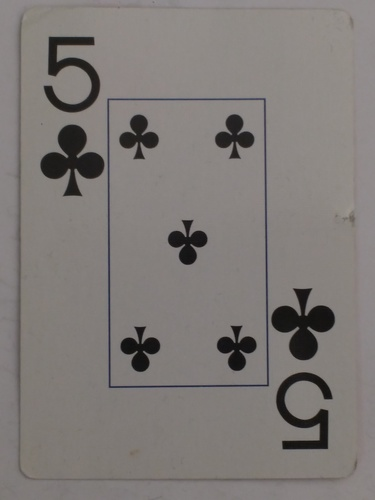
#> input picture dev/Traffic_Light_Colour_Detector/card_reference_resized.jpg, 375 x 500 px
$ python Traffic_Light_Colour_Detector.py   (Python 2 division)
#> lines starting #> are read from the running program, lines starting #| are printed output that depends on the picture
import cv2
import numpy as np
from matplotlib import pyplot as plt
import time
from math import hypot


def resize_image(img, height):
    """
    Resizes an image to the specified height
    """
    ratio = float(height) / img.shape[0]
    dim = (int(img.shape[1]*ratio),height)

    resized = cv2.resize(img, dim, interpolation=cv2.INTER_AREA)
    return resized


def get_ROI(img, points):
    """
    Returns image after being cropped to coordinates defined by the list points
    """
    x_list = []
    y_list = []
    for i in range(0,len(points),2):
        x_list.append(points[i])
    for i in range(1,len(points),2):
        y_list.append(points[i])

    tl = (min(x_list),min(y_list))
    br = (max(x_list),max(y_list))

    roi = img[tl[1]:br[1], tl[0]:br[0]]

    # print("top left coords: " + str(tl))
    # print("bottom right coords: " + str(br))

    return roi

def match_features(reference, query, min_match_count = 10):
    """
    Returns list of destination points
    """
    try:
        ref_grey = cv2.cvtColor(reference, cv2.COLOR_BGR2GRAY)
    except:
        ref_grey = reference
    try:
        query_grey = cv2.cvtColor(query, cv2.COLOR_BGR2GRAY)
    except:
        query_grey = query

    sift = cv2.xfeatures2d.SIFT_create()

    kp1, des1 = sift.detectAndCompute(query_grey,None)
    kp2, des2 = sift.detectAndCompute(ref_grey,None)

    FLANN_INDEX_KDTREE = 0
    index_params = dict(algorithm = FLANN_INDEX_KDTREE, trees = 5)
    search_params = dict(checks = 50)

    flann = cv2.FlannBasedMatcher(index_params, search_params)

    matches = flann.knnMatch(des1,des2,k=2)

    good = []
    for m,n in matches:
        if m.distance < 0.7*n.distance:
            good.append(m)

    if len(good)>min_match_count:
        src_pts = np.float32([ kp1[m.queryIdx].pt for m in good ]).reshape(-1,1,2)
        dst_pts = np.float32([ kp2[m.trainIdx].pt for m in good ]).reshape(-1,1,2)

        M, mask = cv2.findHomography(src_pts, dst_pts, cv2.RANSAC,5.0)
        matchesMask = mask.ravel().tolist()

        h,w = query_grey.shape
        pts = np.float32([ [0,0],[0,h-1],[w-1,h-1],[w-1,0] ]).reshape(-1,1,2)
        dst = cv2.perspectiveTransform(pts,M)

        dst_list = dst.ravel().tolist()
    else:
        dst_list = []

    for i,pnt in enumerate(dst_list):
        dst_list[i] = int(pnt)

    # print dst_list

    return dst_list

def find_circles(img):
    try:
        grey = cv2.cvtColor(img, cv2.COLOR_BGR2GRAY)
    except:
        grey = img
    circles = cv2.HoughCircles(grey, cv2.HOUGH_GRADIENT, 1.2, 20)
    try:
        circles = np.uint16(np.around(circles))
        circle_list = []
        for circle in circles[0,:]:
            circle_list.append(circle.ravel().tolist())
    except:
        circle_list = []

    return circle_list


def get_colour_bgr(img, point):
    """
    Returns the colour in BGR format for an image at a specified point (x,y)
    """
    colour = img[point[0]][point[1]].ravel().tolist()
    return colour


def get_colour_hsv(img, point):
    """
    Returns the colour in BGR format for an image at a specified point (x,y)
    """
    try:
        img_hsv = cv2.cvtColor(img, cv2.COLOR_BGR2HSV)
    except:
        img_hsv = img
    colour = img[point[0]][point[1]].ravel().tolist()
    colour[0] = int(colour[0]*2)
    colour[1] = int(colour[1]/255.0*100.0)
    colour[2] = int(colour[2]/255.0*100.0)
    return colour


def draw_circle(img, point, radius=25, colour=(0,255,0)):
    cv2.circle(img, point, radius, colour, -1)
    return img


def draw_all_circles(img, circles, colour=(0,255,0)):
    for circle in circles:
        cv2.circle(img, (circle[0],circle[1]), circle[2], colour,1)

def mask_all_circles(img, circles):
    """
    Returns image where the area outside of each circle is cropped out
    """
    img_copy = img.copy()
    rows, cols, _ = img_copy.shape

    print("Total pixels: %d" % (rows*cols))

    for i in range(cols):
        for j in range(rows):
            pointIsOut = True
            for circle in circles:
                if hypot(i-circle[0], j-circle[1]) < circle[2]:
                    pointIsOut = False
                    break
            if pointIsOut:
                img_copy[j][i] = 0

    return img_copy


def apply_perspective_transform(img, points):
    """
    using the points list, extract the four points and label as top-left, top-right, bottom-left, bottom-right

    source: http://www.pyimagesearch.com/2014/05/05/building-pokedex-python-opencv-perspective-warping-step-5-6/
    """
    pass

def main():
    reference = cv2.imread('card_reference_resized.jpg',1)
#> reference is the input picture: shape (500, 375, 3); mean B, G, R 119.4, 122.3, 127.1
    query = cv2.imread('card_query_5_resized.jpg',1)
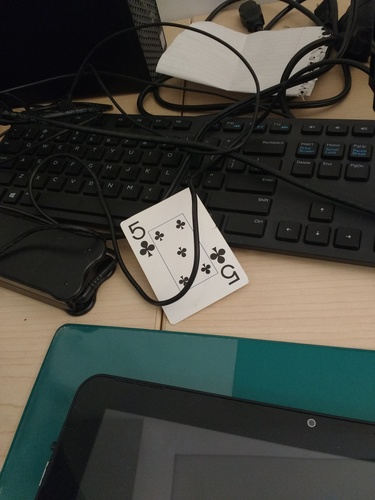
#> input picture dev/Traffic_Light_Colour_Detector/card_query_5_resized.jpg, 375 x 500 px
#> query is the input picture: shape (500, 375, 3); mean B, G, R 61.8, 68.1, 66.6
    traffic_light = cv2.imread('img_sample_2.jpg',1)
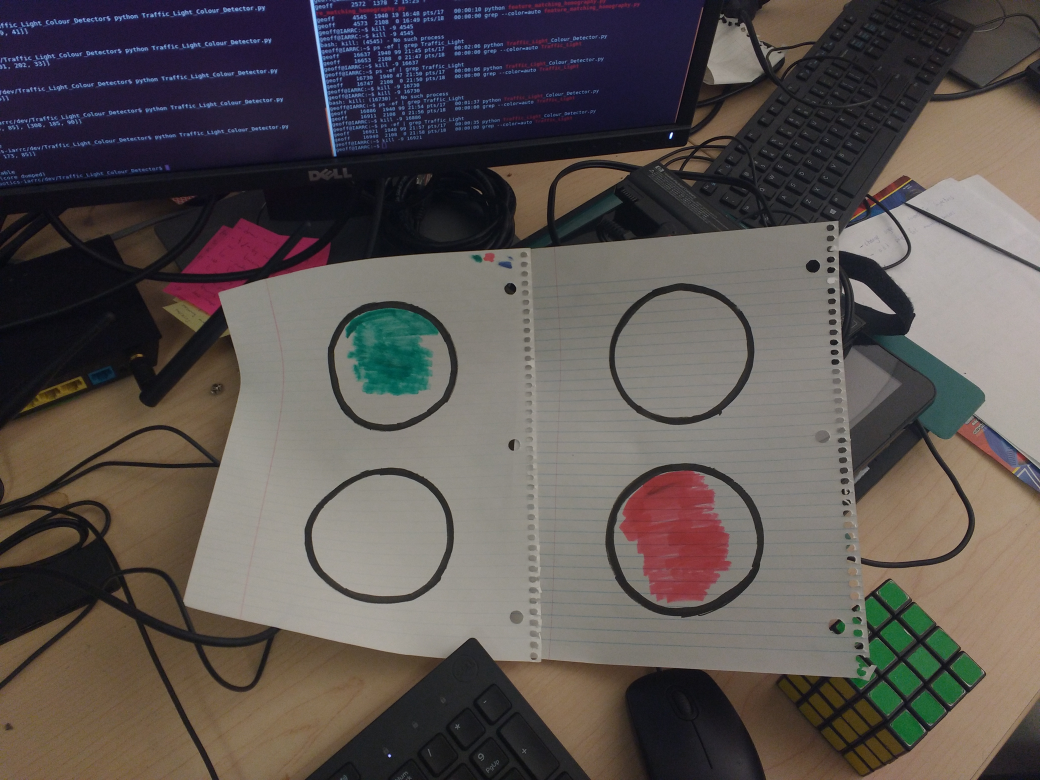
#> input picture dev/Traffic_Light_Colour_Detector/img_sample_2.jpg, 4160 x 3120 px (shown at 1/4 size)
#> traffic_light is the input picture: shape (3120, 4160, 3); mean B, G, R 80.7, 83.1, 90.2
    traffic_light = resize_image(traffic_light,300)
#> in resize_image, `resized = cv2.resize(img, dim, interpolation=cv2.INTER_AREA)`:
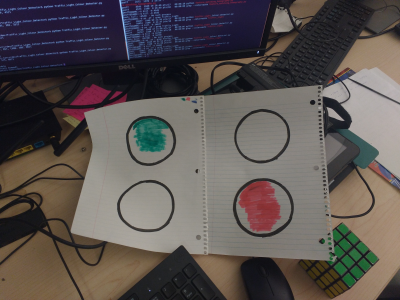
#> resized: shape (300, 400, 3); mean B, G, R 80.7, 83.1, 90.2

    dst_points = match_features(query, reference)
#> in match_features, `ref_grey = cv2.cvtColor(reference, cv2.COLOR_BGR2GRAY)`:
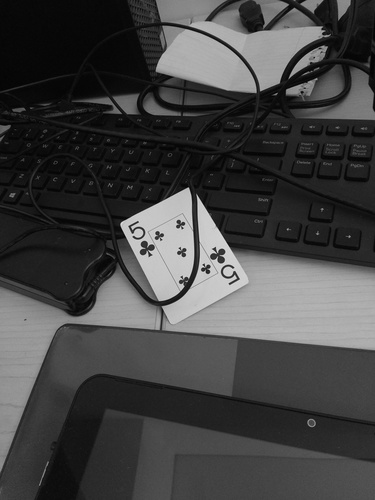
#> ref_grey: shape (500, 375); min 0, max 225, mean 66.9
#> in match_features, `kp1, des1 = sift.detectAndCompute(query_grey,None)`: kp1 = 157 keypoints; strongest (x, y, size): (327, 394, 6.9), (72, 189, 9.1), (187, 224, 5.7), (287, 445, 6.9)
#> in match_features, `kp2, des2 = sift.detectAndCompute(ref_grey,None)`: kp2 = 314 keypoints; strongest (x, y, size): (214, 249, 2.2), (150, 255, 2.3), (208, 272, 2.7), (208, 266, 2.4)
#> in match_features, `matches = flann.knnMatch(des1,des2,k=2)`: matches = 157 matches
#> after the loop in match_features, `for m,n in matches:`: good = 43 matches
#> in match_features, `src_pts = np.float32([ kp1[m.queryIdx].pt for m in good ]).reshape(-1,..`: src_pts = 43 rows, first 8: [54.22, 42.27], [54.41, 66.93], [71.76, 84.5], [72.41, 189.4], [92.95, 165.8], [100.4, 132.2], [119.6, 159], [126.1, 140.3]
#> in match_features, `dst_pts = np.float32([ kp2[m.trainIdx].pt for m in good ]).reshape(-1,..`: dst_pts = 43 rows, first 8: [237.9, 278.5], [234.4, 273], [228, 271.5], [149.8, 254.6], [151.8, 247.2], [149.6, 239.2], [156.8, 242.7], [208.4, 266.2]
#> in match_features, `M, mask = cv2.findHomography(src_pts, dst_pts, cv2.RANSAC,5.0)`: M = [[0.227, 0.0871, 112.8], [-0.107, 0.165, 224.4], [4.1e-05, -0.000156, 1]]; mask = 43 values, max 1 at index 3, min 0 at index 0, mean 0.372
#> in match_features, `matchesMask = mask.ravel().tolist()`: matchesMask has the same summary as mask
#> in match_features, `dst = cv2.perspectiveTransform(pts,M)`: dst = [[112.8, 224.4], [169.5, 332.4], [257.3, 284.4], [194.7, 181.7]]
#> in match_features, `dst_list = dst.ravel().tolist()`: dst_list = [112.8, 224.4, 169.5, 332.4, 257.3, 284.4, 194.7, 181.7]
#> the loop in match_features, `for i,pnt in enumerate(dst_list):` made 8 passes
#> pnt on passes 1 to 8: 112.8, 224.4, 169.5, 332.4, 257.3, 284.4, 194.7, 181.7
#> after the loop in match_features, `for i,pnt in enumerate(dst_list):`: dst_list = [112, 224, 169, 332, 257, 284, 194, 181]
#> dst_points = [112, 224, 169, 332, 257, 284, 194, 181]
    roi = get_ROI(query, dst_points)
#> the loop in get_ROI, `for i in range(0,len(points),2):` made 4 passes
#> i on passes 3 to 4: 4, 6
#> after the loop in get_ROI, `for i in range(0,len(points),2):`: x_list = [112, 169, 257, 194]
#> the loop in get_ROI, `for i in range(1,len(points),2):` made 4 passes
#> i on passes 2 to 4: 3, 5, 7
#> after the loop in get_ROI, `for i in range(1,len(points),2):`: y_list = [224, 332, 284, 181]
#> in get_ROI, `tl = (min(x_list),min(y_list))`: tl = (112, 181)
#> in get_ROI, `br = (max(x_list),max(y_list))`: br = (257, 332)
#> in get_ROI, `roi = img[tl[1]:br[1], tl[0]:br[0]]`:
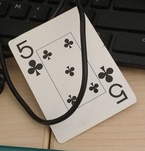
#> roi: shape (151, 145, 3); mean B, G, R 111.8, 123.4, 133.1

    circles = find_circles(traffic_light)
#> in find_circles, `grey = cv2.cvtColor(img, cv2.COLOR_BGR2GRAY)`:
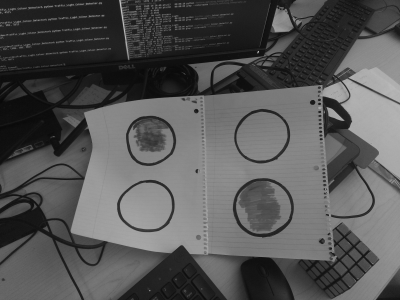
#> grey: shape (300, 400); min 8, max 193, mean 85
#> in find_circles, `circles = cv2.HoughCircles(grey, cv2.HOUGH_GRADIENT, 1.2, 20)`: circles = [[281.4, 167.4, 107], [258.6, 144.6, 87.96], [263.4, 207, 29.64]]
#> in find_circles, `circles = np.uint16(np.around(circles))`: circles = [[281, 167, 107], [259, 145, 88], [263, 207, 30]]
#> the loop in find_circles, `for circle in circles[0,:]:` made 3 passes
#> circles = [[281, 167, 107], [259, 145, 88], [263, 207, 30]]

    print circles
#| [[281, 167, 107], [259, 145, 88], [263, 207, 30]]


    mask = mask_all_circles(traffic_light, circles)
#| Total pixels: 120000
#> after the loop in mask_all_circles, `for i in range(cols):`:
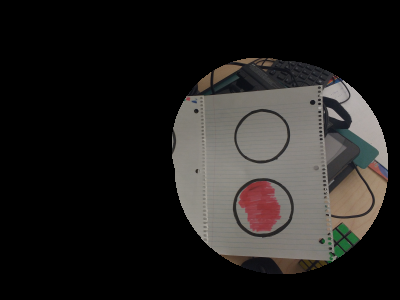
#> img_copy: shape (300, 400, 3); mean B, G, R 31.5, 33.3, 35.4
    draw_all_circles(mask,circles)
#> the loop in draw_all_circles, `for circle in circles:` made 3 passes

    # cv2.imshow("Original Traffic Light",traffic_light)
    # cv2.imshow("Masked Traffic Light",mask)
    cv2.imshow("Reference", reference)
    cv2.imshow("Original query image",query)
    cv2.imshow("ROI of query",roi)
    cv2.waitKey(0)


if __name__ == "__main__":
    main()
